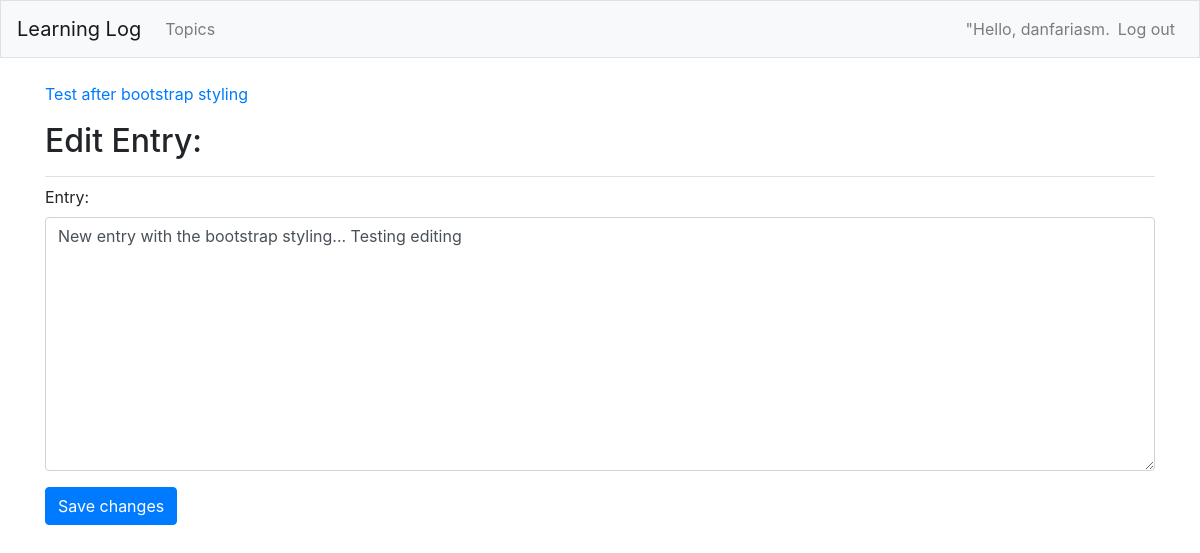
The app's page /edit_entry/8/ (signed in) with its own data.
### learning_logs/models.py (models this page shows, shortened)
class Topic(models.Model):
    text = models.CharField(max_length=200)
    date_added = models.DateTimeField(auto_now_add=True)
    owner = models.ForeignKey(User, on_delete=models.CASCADE)
    def __str__(self):
        return self.text

class Entry(models.Model):
    topic = models.ForeignKey(Topic, on_delete=models.CASCADE)
    text = models.TextField()
    date_added = models.DateTimeField(auto_now_add=True)
    class Meta:
        verbose_name_plural = "entries"

### learning_logs/views.py (the view)
# urls.py: path("edit_entry/<int:entry_id>/", views.edit_entry, name="edit_entry"),
@login_required
def edit_entry(request, entry_id):
    entry = Entry.objects.get(id=entry_id)
    topic = entry.topic
    check_topic_owner(topic, request)
    if request.method != "POST":
        form = EntryForm(instance=entry)
    else:
        form = EntryForm(instance=entry, data=request.POST)
        if form.is_valid():
            form.save()
            return redirect("learning_logs:topic", topic_id=topic.id)
    context = {"entry": entry, "topic": topic, "form": form}
    return render(request, "learning_logs/edit_entry.html", context)

### learning_logs/forms.py
class EntryForm(forms.ModelForm):
    class Meta:
        model = Entry
        fields = ["text"]
        labels = {"text": "Entry:"}
        widgets = {"text": forms.Textarea(attrs={"cols": 80})}

### learning_logs/views.py (called while the page is built)
def check_topic_owner(topic, request):
    if topic.owner != request.user:
        raise Http404

### learning_logs/templates/learning_logs/edit_entry.html (shortened to what this page needs)
{% extends "learning_logs/base.html" %}
{% load bootstrap4 %}
{% block page_header %}
    <p><a href="{% url 'learning_logs:topic' topic.id %}">{{ topic}}</a></p>
    <h2>Edit Entry:</h2>
{% endblock page_header %}
{% block content %}
    <form action="{% url 'learning_logs:edit_entry' entry.id %}" method="post"
            class="form">
        {% bootstrap_form form %}
        {% buttons %}
            <button name="submit" class="btn btn-primary">Save changes</button>
        {% endbuttons %}
    </form>
{% endblock content %}

### learning_logs/templates/learning_logs/base.html (shortened to what this page needs)
{% load bootstrap4 %}
<!doctype html>
<html lang="en">
<head>
    {% bootstrap_css %}
</head>
<body>
    <nav class="navbar navbar-expand-md navbar-light bg-light mb-4 border">
        <a class="navbar-brand" href="{% url 'learning_logs:index'%}">
            Learning Log</a>
        <div class="collapse navbar-collapse" id="navbarCollapse">
            <ul class="navbar-nav mr-auto">
                <li class="nav-item">
                    <a class="nav-link" href="{% url 'learning_logs:topics'%}">
                        Topics</a></li>
            </ul>
            <ul class="navbar-nav ml-auto">
                {% if user.is_authenticated %}
                    <li class="nav-item">
                        <span class="navbar-text">"Hello, {{ user.username }}.</span>
                    </li>
                    <li class="nav-item">
                        <a class="nav-link" href="{% url 'users:logout' %}">Log out</a>
                    </li>
                {% endif %}
            </ul>
        </div>
    </nav>
    <main role="main" class="container">
        <div class="pb-2 mb-2 border-bottom">
            {% block page_header %}{% endblock page_header %}
        </div>
        <div>
            {% block content %}{% endblock content %}
        </div>
    </main>
</body>
</html>

### records on screen
Topic: text "Test after bootstrap styling"
Entry: text "New entry with the bootstrap styling... Testing editing"

### other values on screen
{{ user.username }} "danfariasm"
